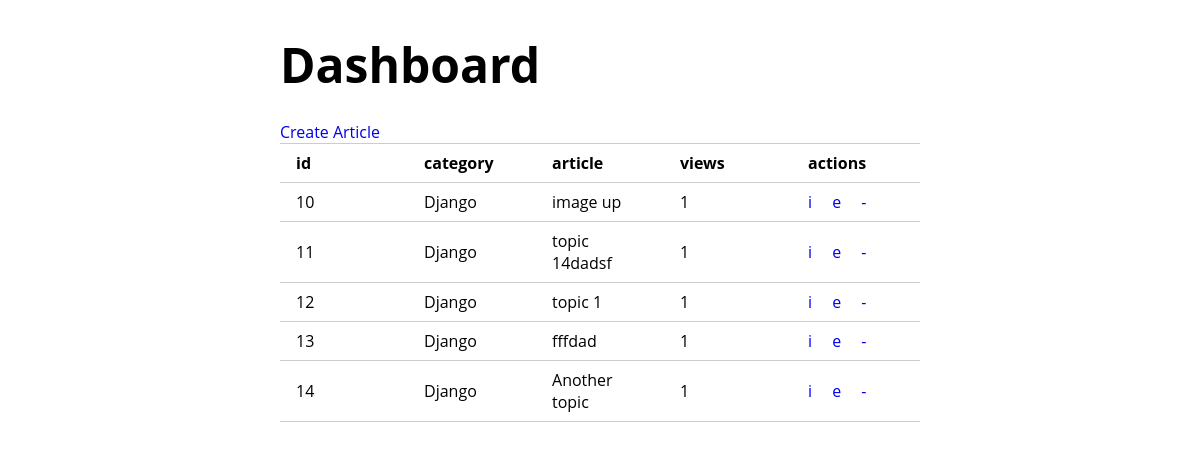
Before: /dashboard/ with the older database file.
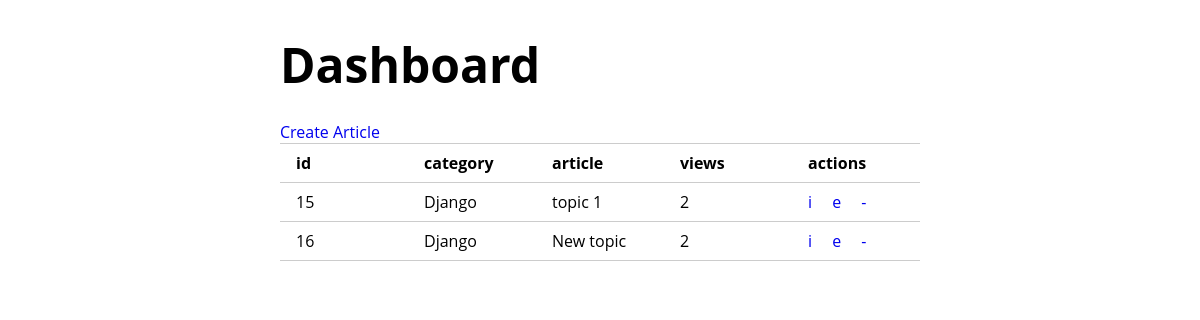
After: the same page with the newer database file.
### blog/models.py (models this page shows, shortened)
class Article(models.Model):
    author = models.ForeignKey(to=User, on_delete=models.CASCADE, blank=True)
    category = models.ForeignKey(to=Category, on_delete=models.CASCADE)
    topic = models.CharField(max_length=255, unique=True)
    body = models.TextField()
    posted = models.BooleanField(default=False)
    thumbnail = models.ImageField(
        upload_to="thumbnails/",
        null=True,
        blank=True,
        validators=[
            FileExtensionValidator(allowed_extensions=["png", "jpg", "jpeg"]),
        ],
    )
    slug = AutoSlugField(
        populate_from="topic",
        blank=True,
        null=True,
        unique=True,
        always_update=True,
        default=None,
        unique_with=["author__username"],
    )
    created_on = models.DateTimeField(null=True, blank=True)
    updated_on = models.DateTimeField(null=True, blank=True)
    views = models.IntegerField(default=0)
    def get_absolute_url(self):
        return reverse("blog:article_details", kwargs={"slug": self.slug})

class Category(models.Model):
    name = models.CharField(max_length=100, unique=True)
    total_post = models.IntegerField(verbose_name="total posts", default=0)
    def __str__(self):
        return self.name

### blog/views.py (the view)
# urls.py: path("dashboard/", views.dashboard, name="dashboard"),
def dashboard(request):
    articles = Article.objects.all()
    return render(request, "blog/dashboard.html", {"articles": articles})

### blog/templates/blog/dashboard.html
{% extends 'base.html' %} {% block content %}
<h1>Dashboard</h1>
<a href="{% url 'blog:article_create' %}">Create Article</a>
<table>
  <tr>
    <th>id</th>
    <th>category</th>
    <th>article</th>
    <th>views</th>
    <th>actions</th>
  </tr>
  {% for article in articles %}
  <tr>
    <td>{{article.pk}}</td>
    <td>{{article.category}}</td>
    <td>{{article.topic}}</td>
    <td>{{article.views}}</td>
    <td>
      <a href="{{article.get_absolute_url}}">i</a>
      <a href="{% url 'blog:article_update' slug=article.slug %}">e</a>
      <a href="{% url 'blog:article_delete' slug=article.slug %}">-</a>
    </td>
  </tr>
  {% endfor %}
</table>
{% endblock %}

### templates/base.html (shortened to what this page needs)
<div class="container">{% block content %} {% endblock %}</div>

### templates/base.html (style rules this page uses)
* { padding: 0; margin: 0; font-family: "Open Sans", "Helvetica Neue", sans-serif; }
.container { max-width: 40rem; margin: 2rem auto; }
h1 { margin: 1.5rem auto; font-size: 3rem; }
a { text-decoration: none; }
table { table-layout: fixed; border-collapse: collapse; width: 100%; }
tr, td, th { border: 1px solid #ccc; border-right: none; border-left: none; }
td, th { padding: 0.5rem 1rem; text-align: left; }
td a { display: inline-block; margin-right: 1rem; }

Changed rows visible on the page:
removed Article: pk "10", category "Django", topic "image up", views "1"
removed Article: pk "11", category "Django", topic "topic 14dadsf", views "1"
removed Article: pk "12", category "Django", topic "topic 1", views "1"
removed Article: pk "13", category "Django", topic "fffdad", views "1"
removed Article: pk "14", category "Django", topic "Another topic", views "1"
added Article: pk "15", category "Django", topic "topic 1", views "2"
added Article: pk "16", category "Django", topic "New topic", views "2"
